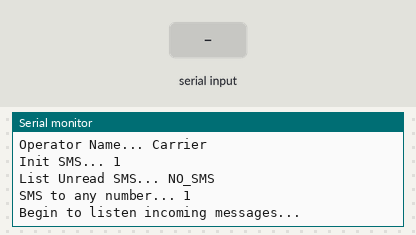
Recording of a sketch running on a simulated Arduino Uno, built with avr-gcc and run on an emulated ATmega328P. Shown: the last lines printed to the serial monitor. The inputs (shaded band) are chosen by the test bench. The modem is registered and sends nothing unless stated.

Above: at 9.9 s.
10.0 s: "+CMTI:" received over the second serial link
At 11.8 s:
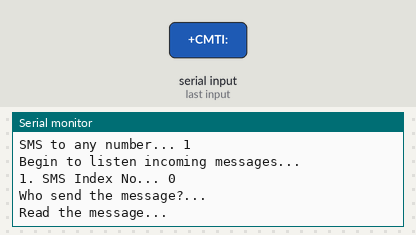
12.5 s: "1" received over the second serial link
At 14.8 s:
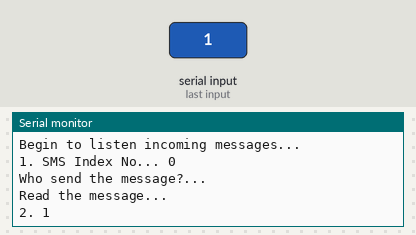

The sketch:

GSMSim_SMS.ino
```cpp
// (licence header left out)
/*
  ### Example Serial Output ###

	Set Phone Function... 1
	is Module Registered to Network?... 1
	Signal Quality... 15
	Operator Name... Turk Telekom
	Init SMS... 1
	List Unread SMS... SMSIndexNo:35,36
	SMS to any number... 1
	Begin to listen incoming messages...
	1. SMS Index No... 38
	Who send the message?...xxxxxxxxxxxx
	Read the message... FOLDER:INCOMING|STATUS:UNREAD|PHONENO:xxxxxxxxxxxx|DATETIME:20/05/07,16:00:21+12|MESSAGE:Ne olsun. Yazisiyoruz kendimizle ;)


*/
#include <SoftwareSerial.h>
#include <GSMSimSMS.h>
SoftwareSerial SIM800(8, 9);   // RX, TX

// You can use any Serial interface. I recommended HardwareSerial. Please use the library with highiest baudrate.
// In examples, i used HardwareSerial. You can change it anymore.

#define RESET_PIN 10 // you can use any pin.

static volatile int num = 0;

GSMSimSMS sms(SIM800, RESET_PIN); // GSMSimSMS inherit from GSMSim. You can use GSMSim methods with it.

void setup() {
  SIM800.begin(115200); // If you dont change module baudrate, it comes with auto baudrate.

  while(!SIM800) {
    ; // wait for module for connect.
  }

  Serial.begin(115200); // Serial for debug...

  // Init module...
  sms.init(); // use for init module. Use it if you dont have any valid reason.

  Serial.print("Set Phone Function... ");
  Serial.println(sms.setPhoneFunc(1));
  delay(1000);

  Serial.print("is Module Registered to Network?... ");
  Serial.println(sms.isRegistered());
  delay(1000);

  Serial.print("Signal Quality... ");
  Serial.println(sms.signalQuality());
  delay(1000);

  Serial.print("Operator Name... ");
  Serial.println(sms.operatorNameFromSim());
  delay(1000);


  Serial.print("Init SMS... ");
  Serial.println(sms.initSMS()); // Its optional but highly recommended. Some function work with this function.
  delay(1000);

  Serial.print("List Unread SMS... ");
  Serial.println(sms.list(true)); // Its optional but highly recommended. Some function work with this function.
  delay(1000);


  Serial.print("SMS to any number... ");
  Serial.println(sms.send("xxxxxxxxxxxx", "Selam kardesim, naber?")); // only use ascii chars please
  //delay(1000);

  // For other methods please look at readme.txt file.

  Serial.println("Begin to listen incoming messages...");

}

void loop() {

  // Use your Serial interface...
  if(SIM800.available()) {
      String buffer = "";
      buffer = SIM800.readString();
      num = num + 1;
      Serial.print(num);
      Serial.print(". ");
      //Serial.println(buffer);

      /**/
      // This example for how you catch incoming calls.
      if(buffer.indexOf("+CMTI:") != -1) {

        Serial.print("SMS Index No... ");
        int indexno = sms.indexFromSerial(buffer);
        Serial.println(indexno);

        Serial.print("Who send the message?...");
        Serial.println(sms.getSenderNo(indexno));

        Serial.print("Read the message... ");
        Serial.println(sms.readFromSerial(buffer));
      } else {
        Serial.println(buffer);
      }

  }

  // put your main code here, to run repeatedly:
}
```

Measured:
- after the input at 10.0 s, the serial monitor: prints a new line after 1.0 s (image 1)
- after the input at 12.5 s, the serial monitor: prints a new line after 1.0 s (image 2)
